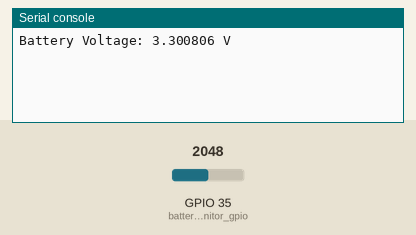
A program run on a simulated ESP32 board running MicroPython. On the bench: the last lines printed to the serial console. The inputs (shaded band) are chosen by the test bench; at power-on: GPIO 35 (battery_monitor_gpio) = 2048 (analog values on the 0–4095 scale).

Above: at 1.2 s.
1.3 s: GPIO 35 (battery_monitor_gpio) set to 2866
At 2.5 s:
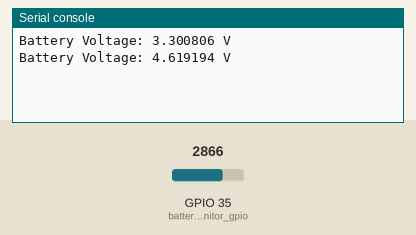
2.8 s: GPIO 35 (battery_monitor_gpio) set to 3603
At 3.8 s:
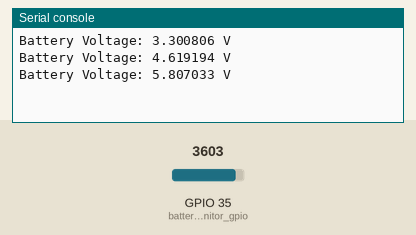
Timing chart, 0 to 5.8 s (numbered marks = the images above; inputs shaded):
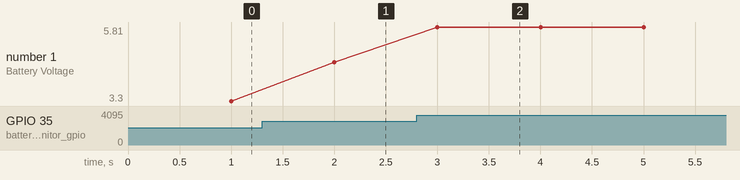

Measured:
- after the input at 1.3 s, the serial console: prints a new line after 0.70 s (image 1)
- after the input at 2.8 s, the serial console: prints a new line after 0.20 s (image 2)
- plotted number 1: 3.3 → 4.62 after the input at 1.3 s, 4.62 → 5.81 after the input at 2.8 s

The program:

lipo_battery_monitor.py
```python
# Script is called lipo_battery_monitor.py

# Library imports
from machine import ADC, Pin, Timer
from time import sleep

# Pin definitions
battery_monitor_gpio = Pin(35)

# ADC and attenuation for battery monitoring
# https://docs.espressif.com/projects/esp-idf/en/v4.4/esp32/api-reference/peripherals/adc.html
batt_monitor = ADC(battery_monitor_gpio)

# Set attenuation for full voltage range (ATTN_11DB), converter uses range of 0V to 3.3V
batt_monitor.atten(ADC.ATTN_11DB)

''' - - - - - Callback Functions - - - - - '''
def read_battery_voltage(timer):
    raw_value = batt_monitor.read()
    voltage = (raw_value / 4095) * 3.3 * 2  # Adjust scaling based on voltage divider
    print(f"Battery Voltage: {voltage} V")

# Timers for Timer Callbacks
batt_timer = Timer(0)

# period is how often the callback is called (ex: period = 500 is 500 ms)
batt_timer.init(period=1000, mode=batt_timer.PERIODIC, callback=read_battery_voltage)

# sleep() takes inputs in seconds
sleep(30)

batt_timer.deinit()
```
